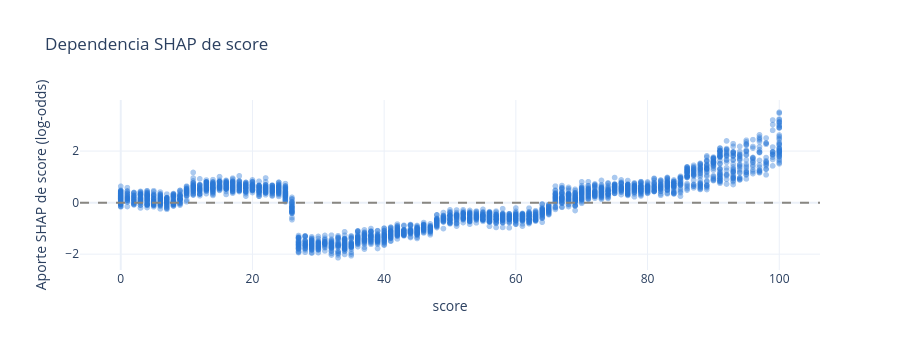
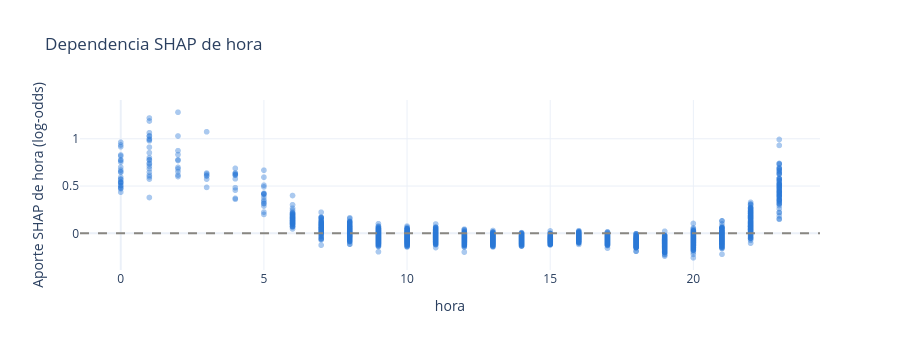
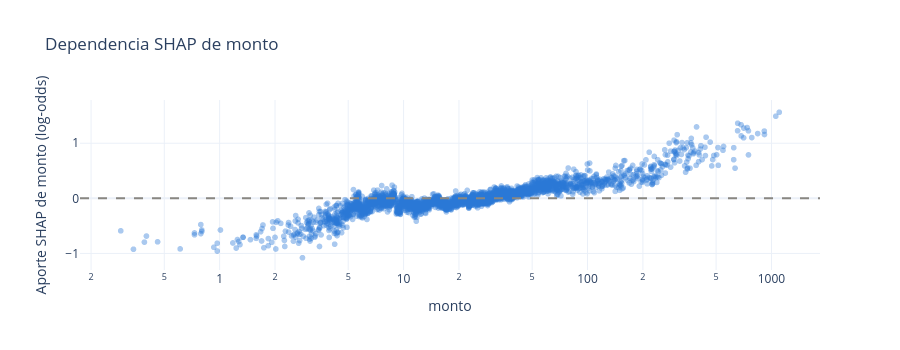

The code cell stored with these charts, in order, in its notebook:
### Markdown cell above
Dos formas de ver cómo cambia el riesgo con una variable:

- **Dependencia SHAP**: el aporte de la variable en cada transacción según su valor. La dispersión vertical muestra cuánto depende ese aporte de las demás variables (interacciones).
- **Dependencia parcial**: la probabilidad media que predice el modelo si **todas** las transacciones tuvieran ese valor de la variable. Está en la escala de probabilidad, así que se compara directo con el umbral de 0,20.

Se analizan `score`, `hora` y `monto`, además de las categóricas `o` y `p`.

### Code cell
# Dependencia SHAP de las variables numéricas, sobre una submuestra para no embeber miles de puntos en el notebook
submuestra = shap_por_variable.sample(TAMANO_MUESTRA_DEPENDENCIA, random_state=SEED).index

for columna, escala_log in [('score', False), ('hora', False), ('monto', True)]:
    fig = px.scatter(
        x=muestra_shap.loc[submuestra, columna],
        y=shap_por_variable.loc[submuestra, columna],
        opacity=0.4,
        log_x=escala_log,
        color_discrete_sequence=[COLOR_PRINCIPAL],
        labels={'x': columna, 'y': f'Aporte SHAP de {columna} (log-odds)'},
        title=f'Dependencia SHAP de {columna}',
    )
    fig.add_hline(y=0, line_dash='dash', line_color=COLOR_REFERENCIA)
    fig.update_layout(height=350)
    fig.show()

### Figure 1 — Plotly figure (JSON) as saved in the notebook; plotly's stock layout.template omitted (floating-point values rounded to 4 significant figures; data arrays with more than 128 entries replaced by an {"elided": "..."} marker saying what was removed)
{"data": [{"hovertemplate": "score=%{x}<br>Aporte SHAP de score (log-odds)=%{y}<extra></extra>", "legendgroup": "", "marker": {"color": "#2a78d6", "opacity": 0.4, "symbol": "circle"}, "mode": "markers", "name": "", "showlegend": false, "type": "scattergl", "x": {"elided": "3000 int values"}, "xaxis": "x", "y": {"elided": "3000 float values"}, "yaxis": "y"}], "layout": {"height": 350, "legend": {"tracegroupgap": 0}, "shapes": [{"line": {"color": "#898781", "dash": "dash"}, "type": "line", "x0": 0, "x1": 1, "xref": "x domain", "y0": 0, "y1": 0, "yref": "y"}], "title": {"text": "Dependencia SHAP de score"}, "xaxis": {"anchor": "y", "domain": [0, 1], "title": {"text": "score"}}, "yaxis": {"anchor": "x", "domain": [0, 1], "title": {"text": "Aporte SHAP de score (log-odds)"}}}}

### Figure 2 — Plotly figure (JSON) as saved in the notebook; plotly's stock layout.template omitted (floating-point values rounded to 4 significant figures; data arrays with more than 128 entries replaced by an {"elided": "..."} marker saying what was removed)
{"data": [{"hovertemplate": "hora=%{x}<br>Aporte SHAP de hora (log-odds)=%{y}<extra></extra>", "legendgroup": "", "marker": {"color": "#2a78d6", "opacity": 0.4, "symbol": "circle"}, "mode": "markers", "name": "", "showlegend": false, "type": "scattergl", "x": {"elided": "3000 int values"}, "xaxis": "x", "y": {"elided": "3000 float values"}, "yaxis": "y"}], "layout": {"height": 350, "legend": {"tracegroupgap": 0}, "shapes": [{"line": {"color": "#898781", "dash": "dash"}, "type": "line", "x0": 0, "x1": 1, "xref": "x domain", "y0": 0, "y1": 0, "yref": "y"}], "title": {"text": "Dependencia SHAP de hora"}, "xaxis": {"anchor": "y", "domain": [0, 1], "title": {"text": "hora"}}, "yaxis": {"anchor": "x", "domain": [0, 1], "title": {"text": "Aporte SHAP de hora (log-odds)"}}}}

### Figure 3 — Plotly figure (JSON) as saved in the notebook; plotly's stock layout.template omitted (floating-point values rounded to 4 significant figures; data arrays with more than 128 entries replaced by an {"elided": "..."} marker saying what was removed)
{"data": [{"hovertemplate": "monto=%{x}<br>Aporte SHAP de monto (log-odds)=%{y}<extra></extra>", "legendgroup": "", "marker": {"color": "#2a78d6", "opacity": 0.4, "symbol": "circle"}, "mode": "markers", "name": "", "showlegend": false, "type": "scattergl", "x": {"elided": "3000 float values"}, "xaxis": "x", "y": {"elided": "3000 float values"}, "yaxis": "y"}], "layout": {"height": 350, "legend": {"tracegroupgap": 0}, "shapes": [{"line": {"color": "#898781", "dash": "dash"}, "type": "line", "x0": 0, "x1": 1, "xref": "x domain", "y0": 0, "y1": 0, "yref": "y"}], "title": {"text": "Dependencia SHAP de monto"}, "xaxis": {"anchor": "y", "domain": [0, 1], "title": {"text": "monto"}, "type": "log"}, "yaxis": {"anchor": "x", "domain": [0, 1], "title": {"text": "Aporte SHAP de monto (log-odds)"}}}}
